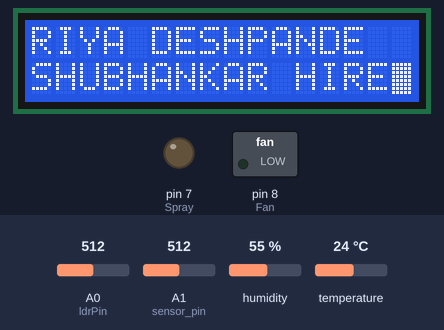
The sketch below on a simulated Arduino Uno, built with avr-gcc and run on an emulated ATmega328P. Parts: 16×2 character LCD, switched loads named in the sketch (green lamp = pin HIGH), output pins drawn as LEDs (lit = HIGH). The test bench sets the inputs (shaded band); at power-on: temperature 24 °C, A0 (ldrPin) = 512, A1 (sensor_pin) = 512, humidity 55 %. What the sketch prints to the serial monitor is not drawn.

Above: at 3.2 s.
At 10.4 s:
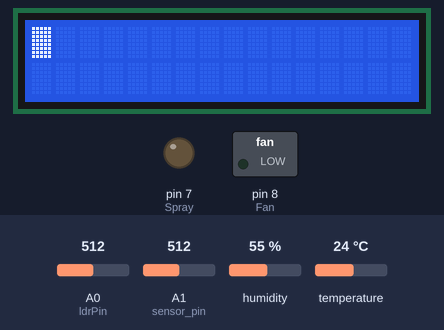
10.5 s: temperature set to 22 °C
At 25.1 s:
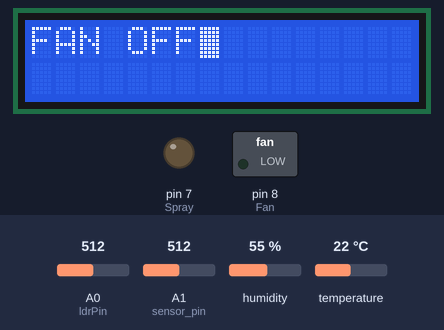
55.5 s: temperature set to 28 °C
At 64.2 s:
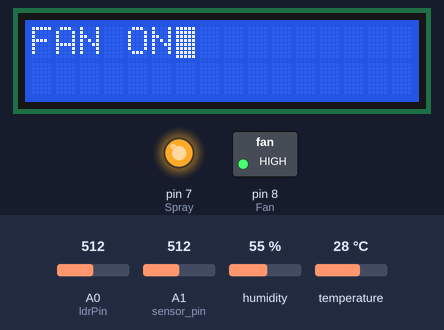
70.5 s: temperature set to 12 °C
At 86.0 s:
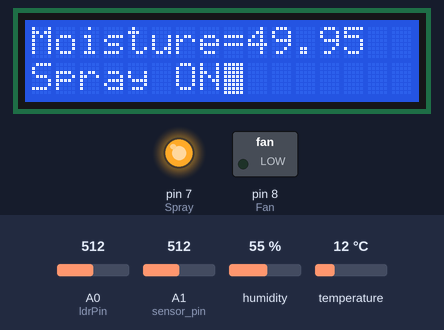
Timing chart, 0 to 87.5 s (numbered marks = the images above; inputs shaded):
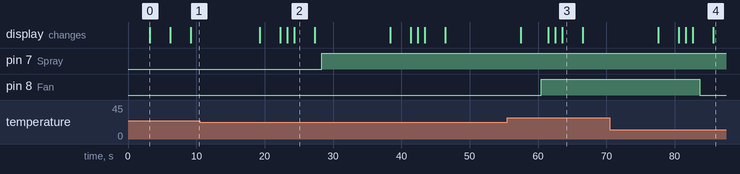

The sketch:

FINAL_INTEGRATE2.ino
```cpp
  #include <LiquidCrystal_I2C.h>
LiquidCrystal_I2C lcd(0x27,16,2);

#include<dht.h>// DHT11 humidity sensor library
dht DHT; //Creating sensor object
#define DHT11_PIN 3 // Sensor is connected to Arduino pin 3
#define Fan 8
#define Spray 7
const int sensor_pin = A1;  /* Soil moisture sensor O/P pin */

const int ledPin = 9;
const int ldrPin = A0;

void setup()
{
Serial.begin(9600);
pinMode(ldrPin, INPUT);
pinMode(Fan,OUTPUT);
pinMode(Spray,OUTPUT);
lcd.init();
lcd.begin(16,2);
lcd.backlight();
lcd.cursor();
lcd.blink();
lcd.setCursor(3,0);
lcd.print("Greenhouse");
lcd.setCursor(5,1);
lcd.print("System");
delay(3000);
lcd.clear();

lcd.setCursor(0,0);
lcd.print("RIYA DESHPANDE");
//delay(3000);
lcd.setCursor(0,1);
lcd.print("SHUBHANKAR HIRE");
delay(3000);
lcd.clear();
lcd.setCursor(0,0);
lcd.print("VARAD GORHE");
//delay(3000);
lcd.setCursor(0,1);
lcd.print("RENUKA GHATGE");
delay(3000);
lcd.clear();


}

void loop()
{
  delay(10000);
float moisture_percentage;
int sensor_analog;
sensor_analog = analogRead(sensor_pin);
moisture_percentage = ( 100 - ( (sensor_analog/1023.00) * 100 ) );
int ldrStatus = analogRead(ldrPin);
int chk = DHT.read11(DHT11_PIN); //Reading data from sensor
if (ldrStatus <= 300)
{
lcd.clear();
lcd.setCursor(0,0);
lcd.print("Dark Condition");
lcd.setCursor(0,1);
lcd.print("LED ON");
delay(1000);
digitalWrite(ledPin, HIGH);
Serial.println("Its DARK, Turn on the LED : ");
Serial.println(ldrStatus);
}
else
{
lcd.clear();
lcd.setCursor(0,0);
lcd.print("Bright Condition");
lcd.setCursor(0,1);
lcd.print("LED OFF");
delay(1000);
digitalWrite(ledPin, LOW);
Serial.println("Its BRIGHT, Turn off the LED : ");
Serial.println(ldrStatus);
}
delay(2000);
if(DHT.temperature>=24)
{
  Serial.print(DHT.temperature, 1);//prints obtained temperature on serial port
  Serial.println("degree Celsius");
  Serial.print(" Humidity = ");//prints on the serial monitor
  Serial.print(DHT.humidity);// prints obtained humidity on serial port
  Serial.print(" g/m^3");
  digitalWrite(Fan,HIGH);
  delay(1000);//ANALOG OR DIGITAL CONFIRM
  lcd.clear();
  lcd.setCursor(0,0);
  //delay(1000);
  lcd.print("Temp=");
  //delay(1000);
  lcd.print(DHT.temperature);
  delay(1000);
  lcd.setCursor(0,1);
  lcd.print("Humidity=");
  lcd.print(DHT.humidity);
  delay(1000);
  lcd.clear();
  lcd.print("FAN ON");
  delay(1000);
}

else
{
  lcd.clear();
  lcd.print("Temp=");
  //delay(1000);
  lcd.print(DHT.temperature);
  delay(1000);
  lcd.setCursor(0,1);
  lcd.print("Humidity=");
  lcd.print(DHT.humidity);
  delay(1000);
  lcd.clear();
  lcd.print("FAN OFF");
  delay(1000);
  Serial.print(DHT.temperature, 1);//prints obtained temperature on serial port
  Serial.println("Degree Celsius");
  Serial.print(" Humidity = ");//prints on the serial monitor
  Serial.print(DHT.humidity);// prints obtained humidity on serial port
  Serial.print(" g/m^3");
  digitalWrite(Fan,LOW); //ANALOG OR DIGITAL CONFIRM

}
delay(2000);
if(moisture_percentage<=80)
{
  lcd.clear();
  lcd.print("Moisture=");
  lcd.print(moisture_percentage);
  lcd.setCursor(0,1);
  //delay(1000);
  lcd.print("Spray ON");
  delay(1000);
  Serial.print("Moisture Percentage = ");
  Serial.print(moisture_percentage);
  digitalWrite(Spray, HIGH); //CONFIRM AGAIN DIGITAL OR ANALOG

}
else
{
  lcd.clear();
  lcd.print("Moisture=");
  lcd.print(moisture_percentage);
  lcd.setCursor(0,1);
  delay(1000);
  lcd.print("Spray OFF");
  delay(1000);
  Serial.print("Moisture Percentage = ");
  Serial.print(moisture_percentage);
  digitalWrite(Spray, LOW); //CONFIRM AGAIN DIGITAL OR ANALOG
}

}
```

Measured:
- the behaviour switches between 24 and 23 °C on temperature (found by bisection; images 1 and 2)
- after the input at 10.5 s, pin 7 (Spray): LOW → HIGH after 17.8 s instead of 18.8 s; pin 8 (Fan): stays LOW (without the input it goes to HIGH after 11.8 s)
- after the input at 55.5 s, pin 8 (Fan): LOW → HIGH after 5.0 s
- after the input at 70.5 s, pin 8 (Fan): HIGH → LOW after 13.1 s
- what the display in image 0 shows lasts 3.0 s, from 3.2 s to 6.2 s
